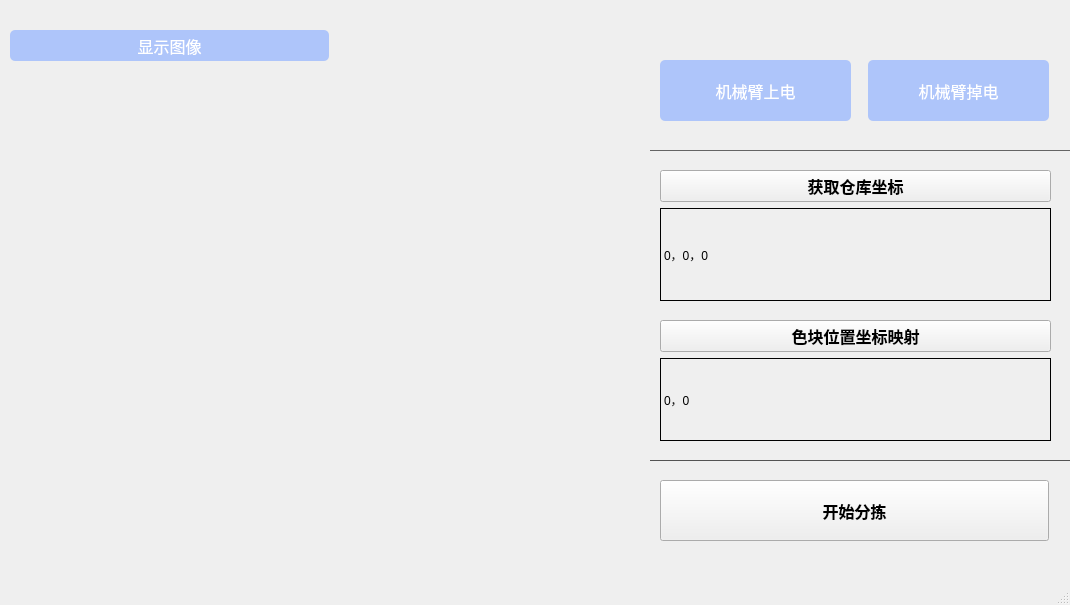
<?xml version="1.0" encoding="UTF-8"?>
<ui version="4.0">
 <class>button_confirm_2</class>
 <widget class="QMainWindow" name="button_confirm_2">
  <property name="geometry">
   <rect>
    <x>0</x>
    <y>0</y>
    <width>1070</width>
    <height>605</height>
   </rect>
  </property>
  <property name="sizePolicy">
   <sizepolicy hsizetype="Preferred" vsizetype="Preferred">
    <horstretch>0</horstretch>
    <verstretch>20</verstretch>
   </sizepolicy>
  </property>
  <property name="windowTitle">
   <string>机械臂控制实验平台</string>
  </property>
  <property name="autoFillBackground">
   <bool>false</bool>
  </property>
  <property name="styleSheet">
   <string notr="true"/>
  </property>
  <widget class="QWidget" name="centralwidget">
   <widget class="QWidget" name="layoutWidget">
    <property name="geometry">
     <rect>
      <x>660</x>
      <y>170</y>
      <width>391</width>
      <height>131</height>
     </rect>
    </property>
    <layout class="QVBoxLayout" name="verticalLayout_6" stretch="0,0">
     <property name="sizeConstraint">
      <enum>QLayout::SetDefaultConstraint</enum>
     </property>
     <item>
      <widget class="QPushButton" name="button_confirm">
       <property name="font">
        <font>
         <family>Times New Roman</family>
         <pointsize>12</pointsize>
         <weight>75</weight>
         <bold>true</bold>
        </font>
       </property>
       <property name="styleSheet">
        <string notr="true">QPushButton{background-color: rgb(174, 197, 250);}
QPushButton:hover{background-color:  rgb(168, 188, 238);}
QPushButton{color: rgb(255, 255, 255);}
QPushButton{border-radius:5px;}
color: rgb(85, 0, 127);</string>
       </property>
       <property name="text">
        <string>获取仓库坐标</string>
       </property>
      </widget>
     </item>
     <item>
      <widget class="QLabel" name="label">
       <property name="sizePolicy">
        <sizepolicy hsizetype="Preferred" vsizetype="Preferred">
         <horstretch>0</horstretch>
         <verstretch>0</verstretch>
        </sizepolicy>
       </property>
       <property name="autoFillBackground">
        <bool>true</bool>
       </property>
       <property name="styleSheet">
        <string notr="true"/>
       </property>
       <property name="frameShape">
        <enum>QFrame::Box</enum>
       </property>
       <property name="text">
        <string>0，0，0</string>
       </property>
      </widget>
     </item>
    </layout>
   </widget>
   <widget class="QLabel" name="label_2">
    <property name="geometry">
     <rect>
      <x>10</x>
      <y>60</y>
      <width>640</width>
      <height>480</height>
     </rect>
    </property>
    <property name="autoFillBackground">
     <bool>true</bool>
    </property>
    <property name="styleSheet">
     <string notr="true"/>
    </property>
    <property name="text">
     <string/>
    </property>
    <property name="scaledContents">
     <bool>true</bool>
    </property>
    <property name="openExternalLinks">
     <bool>false</bool>
    </property>
    <property name="textInteractionFlags">
     <set>Qt::LinksAccessibleByMouse</set>
    </property>
   </widget>
   <widget class="Line" name="line">
    <property name="geometry">
     <rect>
      <x>650</x>
      <y>140</y>
      <width>591</width>
      <height>20</height>
     </rect>
    </property>
    <property name="sizePolicy">
     <sizepolicy hsizetype="Preferred" vsizetype="Fixed">
      <horstretch>0</horstretch>
      <verstretch>3</verstretch>
     </sizepolicy>
    </property>
    <property name="styleSheet">
     <string notr="true">color: rgb(100, 100, 100);</string>
    </property>
    <property name="frameShadow">
     <enum>QFrame::Plain</enum>
    </property>
    <property name="lineWidth">
     <number>1</number>
    </property>
    <property name="orientation">
     <enum>Qt::Horizontal</enum>
    </property>
   </widget>
   <widget class="QWidget" name="layoutWidget_4">
    <property name="geometry">
     <rect>
      <x>660</x>
      <y>320</y>
      <width>391</width>
      <height>121</height>
     </rect>
    </property>
    <layout class="QVBoxLayout" name="verticalLayout_10" stretch="0,0">
     <item>
      <widget class="QPushButton" name="button_confirm_6">
       <property name="font">
        <font>
         <family>Times New Roman</family>
         <pointsize>12</pointsize>
         <weight>75</weight>
         <bold>true</bold>
        </font>
       </property>
       <property name="styleSheet">
        <string notr="true">QPushButton{background-color: rgb(174, 197, 250);}
QPushButton:hover{background-color:  rgb(168, 188, 238);}
QPushButton{color: rgb(255, 255, 255);}
QPushButton{border-radius:5px;}
color: rgb(85, 0, 127);</string>
       </property>
       <property name="text">
        <string>色块位置坐标映射</string>
       </property>
      </widget>
     </item>
     <item>
      <widget class="QLabel" name="label_5">
       <property name="sizePolicy">
        <sizepolicy hsizetype="Preferred" vsizetype="Preferred">
         <horstretch>0</horstretch>
         <verstretch>0</verstretch>
        </sizepolicy>
       </property>
       <property name="autoFillBackground">
        <bool>true</bool>
       </property>
       <property name="styleSheet">
        <string notr="true"/>
       </property>
       <property name="frameShape">
        <enum>QFrame::Box</enum>
       </property>
       <property name="text">
        <string>0，0</string>
       </property>
      </widget>
     </item>
    </layout>
   </widget>
   <widget class="Line" name="line_3">
    <property name="geometry">
     <rect>
      <x>650</x>
      <y>450</y>
      <width>591</width>
      <height>20</height>
     </rect>
    </property>
    <property name="sizePolicy">
     <sizepolicy hsizetype="Preferred" vsizetype="Fixed">
      <horstretch>0</horstretch>
      <verstretch>3</verstretch>
     </sizepolicy>
    </property>
    <property name="styleSheet">
     <string notr="true">color: rgb(100, 100, 100);
color: rgb(83, 83, 83);</string>
    </property>
    <property name="frameShadow">
     <enum>QFrame::Plain</enum>
    </property>
    <property name="lineWidth">
     <number>1</number>
    </property>
    <property name="orientation">
     <enum>Qt::Horizontal</enum>
    </property>
   </widget>
   <widget class="QPushButton" name="button_confirm_3">
    <property name="geometry">
     <rect>
      <x>868</x>
      <y>60</y>
      <width>181</width>
      <height>61</height>
     </rect>
    </property>
    <property name="font">
     <font>
      <family>Times New Roman</family>
      <pointsize>12</pointsize>
      <weight>50</weight>
      <bold>false</bold>
     </font>
    </property>
    <property name="styleSheet">
     <string notr="true">QPushButton{background-color: rgb(174, 197, 250);}
QPushButton:hover{background-color:  rgb(168, 188, 238);}
QPushButton{color: rgb(255, 255, 255);}
QPushButton{border-radius:5px;}</string>
    </property>
    <property name="text">
     <string>机械臂掉电</string>
    </property>
   </widget>
   <widget class="QPushButton" name="button_confirm_4">
    <property name="geometry">
     <rect>
      <x>660</x>
      <y>60</y>
      <width>191</width>
      <height>61</height>
     </rect>
    </property>
    <property name="font">
     <font>
      <family>Times New Roman</family>
      <pointsize>12</pointsize>
      <weight>50</weight>
      <bold>false</bold>
     </font>
    </property>
    <property name="styleSheet">
     <string notr="true">QPushButton{background-color: rgb(174, 197, 250);}
QPushButton:hover{background-color:  rgb(168, 188, 238);}
QPushButton{color: rgb(255, 255, 255);}
QPushButton{border-radius:5px;}</string>
    </property>
    <property name="text">
     <string>机械臂上电</string>
    </property>
   </widget>
   <widget class="QPushButton" name="button_confirm_5">
    <property name="geometry">
     <rect>
      <x>660</x>
      <y>480</y>
      <width>389</width>
      <height>61</height>
     </rect>
    </property>
    <property name="font">
     <font>
      <family>Times New Roman</family>
      <pointsize>12</pointsize>
      <weight>75</weight>
      <bold>true</bold>
     </font>
    </property>
    <property name="styleSheet">
     <string notr="true">QPushButton{background-color: rgb(175, 175, 175);}
QPushButton:hover{background-color:  rgb(168, 188, 238);}
QPushButton{color: rgb(255, 255, 255);}
QPushButton{border-radius:5px;}
color: rgb(85, 0, 127);</string>
    </property>
    <property name="text">
     <string>开始分拣</string>
    </property>
   </widget>
   <widget class="QPushButton" name="showimg">
    <property name="geometry">
     <rect>
      <x>10</x>
      <y>30</y>
      <width>319</width>
      <height>31</height>
     </rect>
    </property>
    <property name="font">
     <font>
      <pointsize>12</pointsize>
     </font>
    </property>
    <property name="styleSheet">
     <string notr="true">QPushButton{background-color: rgb(174, 197, 250);}
QPushButton:hover{background-color:  rgb(168, 188, 238);}
QPushButton{color: rgb(255, 255, 255);}
QPushButton{border-radius:5px;}</string>
    </property>
    <property name="text">
     <string>显示图像</string>
    </property>
   </widget>
  </widget>
  <widget class="QMenuBar" name="menubar">
   <property name="geometry">
    <rect>
     <x>0</x>
     <y>0</y>
     <width>1070</width>
     <height>22</height>
    </rect>
   </property>
  </widget>
  <widget class="QStatusBar" name="statusbar"/>
 </widget>
 <resources>
  <include location="img.qrc"/>
  <include location="image/background1.qrc"/>
 </resources>
 <connections/>
</ui>
